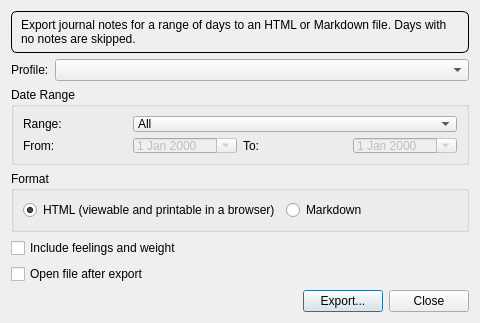
<?xml version="1.0" encoding="UTF-8"?>
<ui version="4.0">
 <class>JournalNotesDialog</class>
 <widget class="QDialog" name="JournalNotesDialog">
  <property name="geometry">
   <rect>
    <x>0</x>
    <y>0</y>
    <width>480</width>
    <height>290</height>
   </rect>
  </property>
  <property name="windowTitle">
   <string>Export Journal Notes</string>
  </property>
  <layout class="QVBoxLayout" name="mainLayout">
   <item>
    <widget class="QLabel" name="introLabel">
     <property name="styleSheet">
      <string notr="true">border: 1px solid; border-radius: 6px; padding: 6px;</string>
     </property>
     <property name="text">
      <string>Export journal notes for a range of days to an HTML or Markdown file. Days with no notes are skipped.</string>
     </property>
     <property name="wordWrap">
      <bool>true</bool>
     </property>
    </widget>
   </item>
   <item>
    <layout class="QHBoxLayout" name="profileLayout">
     <item>
      <widget class="QLabel" name="profileLabel">
       <property name="text">
        <string>Profile:</string>
       </property>
      </widget>
     </item>
     <item>
      <widget class="QComboBox" name="profileCombo">
       <property name="sizePolicy">
        <sizepolicy hsizetype="Expanding" vsizetype="Fixed">
         <horstretch>1</horstretch>
         <verstretch>0</verstretch>
        </sizepolicy>
       </property>
      </widget>
     </item>
    </layout>
   </item>
   <item>
    <widget class="QGroupBox" name="dateRangeGroup">
     <property name="title">
      <string>Date Range</string>
     </property>
     <layout class="QGridLayout" name="dateRangeLayout">
      <item row="0" column="0">
       <widget class="QLabel" name="rangeLabel">
        <property name="text">
         <string>Range:</string>
        </property>
       </widget>
      </item>
      <item row="0" column="1" colspan="3">
       <widget class="QComboBox" name="rangeCombo">
        <item>
         <property name="text">
          <string>All</string>
         </property>
        </item>
        <item>
         <property name="text">
          <string>Last Week</string>
         </property>
        </item>
        <item>
         <property name="text">
          <string>Last Month</string>
         </property>
        </item>
        <item>
         <property name="text">
          <string>Last 6 Months</string>
         </property>
        </item>
        <item>
         <property name="text">
          <string>Last Year</string>
         </property>
        </item>
        <item>
         <property name="text">
          <string>Custom</string>
         </property>
        </item>
       </widget>
      </item>
      <item row="1" column="0">
       <widget class="QLabel" name="fromLabel">
        <property name="text">
         <string>From:</string>
        </property>
       </widget>
      </item>
      <item row="1" column="1">
       <widget class="QDateEdit" name="fromDate">
        <property name="enabled">
         <bool>false</bool>
        </property>
        <property name="currentSection">
         <enum>QDateTimeEdit::Section::DaySection</enum>
        </property>
        <property name="calendarPopup">
         <bool>true</bool>
        </property>
       </widget>
      </item>
      <item row="1" column="2">
       <widget class="QLabel" name="toLabel">
        <property name="text">
         <string>To:</string>
        </property>
       </widget>
      </item>
      <item row="1" column="3">
       <widget class="QDateEdit" name="toDate">
        <property name="enabled">
         <bool>false</bool>
        </property>
        <property name="currentSection">
         <enum>QDateTimeEdit::Section::DaySection</enum>
        </property>
        <property name="calendarPopup">
         <bool>true</bool>
        </property>
       </widget>
      </item>
     </layout>
    </widget>
   </item>
   <item>
    <widget class="QGroupBox" name="formatGroup">
     <property name="title">
      <string>Format</string>
     </property>
     <layout class="QHBoxLayout" name="formatLayout">
      <item>
       <widget class="QRadioButton" name="htmlRadio">
        <property name="text">
         <string>HTML (viewable and printable in a browser)</string>
        </property>
        <property name="checked">
         <bool>true</bool>
        </property>
       </widget>
      </item>
      <item>
       <widget class="QRadioButton" name="markdownRadio">
        <property name="text">
         <string>Markdown</string>
        </property>
       </widget>
      </item>
     </layout>
    </widget>
   </item>
   <item>
    <widget class="QCheckBox" name="extraDataCheck">
     <property name="text">
      <string>Include feelings and weight</string>
     </property>
    </widget>
   </item>
   <item>
    <widget class="QCheckBox" name="openAfterExportCheck">
     <property name="text">
      <string>Open file after export</string>
     </property>
    </widget>
   </item>
   <item>
    <spacer name="verticalSpacer">
     <property name="orientation">
      <enum>Qt::Orientation::Vertical</enum>
     </property>
     <property name="sizeHint" stdset="0">
      <size>
       <width>20</width>
       <height>8</height>
      </size>
     </property>
    </spacer>
   </item>
   <item>
    <layout class="QHBoxLayout" name="buttonLayout">
     <item>
      <spacer name="buttonSpacer">
       <property name="orientation">
        <enum>Qt::Orientation::Horizontal</enum>
       </property>
       <property name="sizeHint" stdset="0">
        <size>
         <width>40</width>
         <height>20</height>
        </size>
       </property>
      </spacer>
     </item>
     <item>
      <widget class="QPushButton" name="exportButton">
       <property name="text">
        <string>Export...</string>
       </property>
      </widget>
     </item>
     <item>
      <widget class="QPushButton" name="closeButton">
       <property name="text">
        <string>Close</string>
       </property>
      </widget>
     </item>
    </layout>
   </item>
  </layout>
 </widget>
 <resources/>
 <connections/>
</ui>
